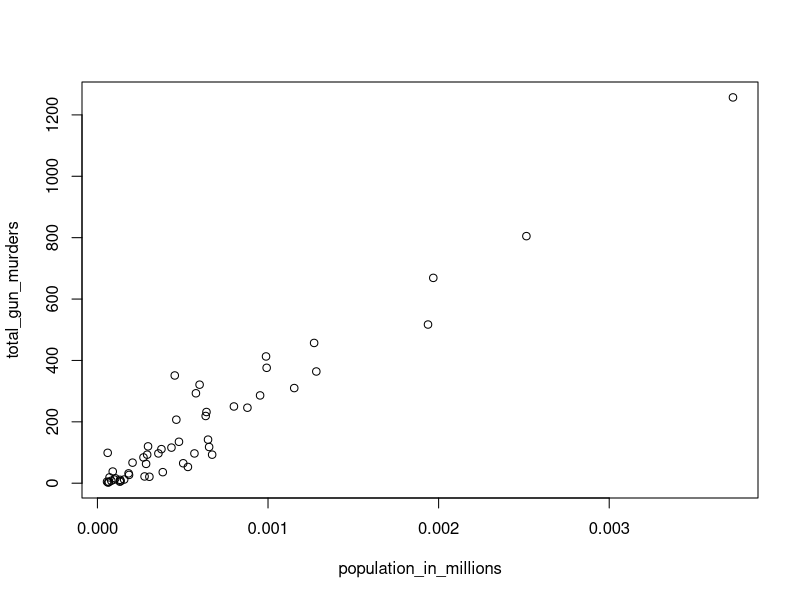
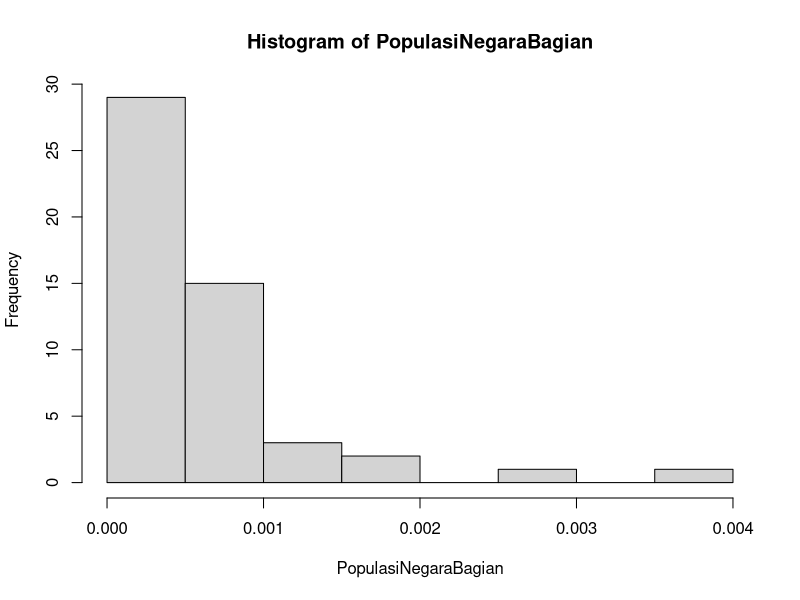
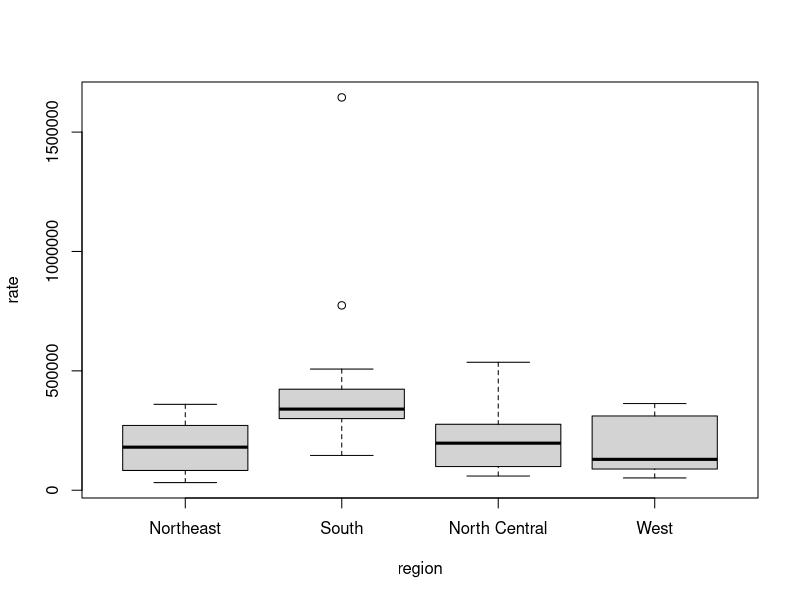

These figures' R source, in order:
## ---- chunk 1
library(dslabs)
data(murders)
pop <- murders$population

class(pop)

sort(pop)

min(murders[["population"]])
## ---- chunk 2
indexpop <- order(pop)
indexpop 
min(indexpop)
min(pop[indexpop])
## ---- chunk 3
i_min <- which.min(pop)
pop[i_min]
## ---- chunk 4
murders$population[i_min]
murders[i_min, 1]
## ---- chunk 5
temp <- c(35, 88, 42, 84, 81, 30)
city <- c("Beijing", "Lagos", "Paris", "Rio de Janeiro", "San Juan", "Toronto")
city_temps <- data.frame(name = city, temperature = temp)
ranks <- rank (city_temps$temp)
rank(ranks)
## ---- chunk 6
Peringkat <- c (2, 1, 3, 6, 5, 4) 
NegaraBagian <- c ("New South Wales", "Northern Territory", "Queensland", "Tasmania", "Victoria", "Western Australia")
## ---- chunk 7
Peringkat <- c(2, 1, 3, 6, 5, 4)
NegaraBagian <-  c ("New South Wales", "Northern Territory", "Queensland", "Tasmania", "Victoria", "Western Australia")
Populasi <- c(205113, 211290, 201555, 10954, 134021, 167280) 
my_df <- data.frame(NegaraBagian = NegaraBagian, Peringkat = Peringkat, Populasi = Populasi)
ind <- order (my_df$Populasi)
my_df[ind, 3]
## ---- chunk 8
population_in_millions <- murders$population/10^10 
total_gun_murders <- murders$total 
plot(population_in_millions, total_gun_murders)
## ---- chunk 9
PopulasiNegaraBagian <- (murders$population/10000000000)
hist(PopulasiNegaraBagian)
## ---- chunk 10
murders$rate <- with(murders, total / population * 10000000000) 
boxplot(rate~region, data = murders) 
